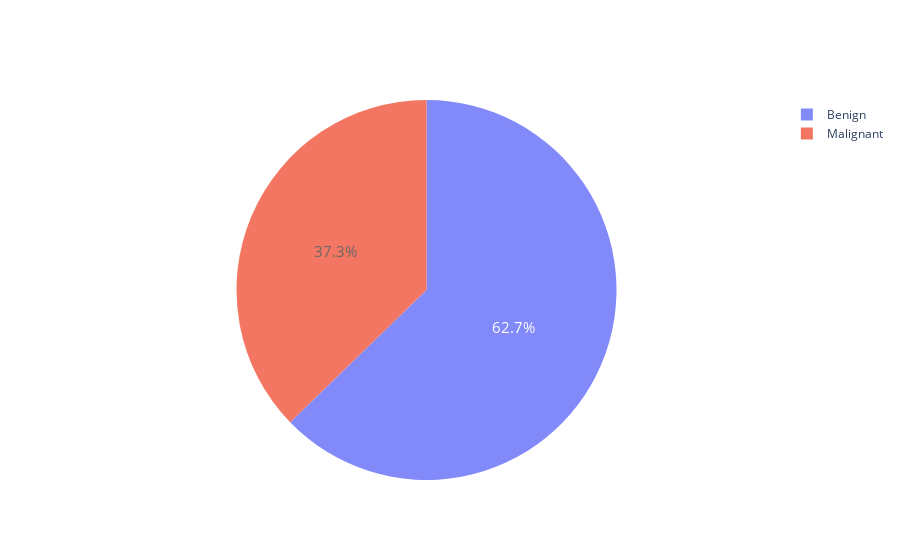

Notebook code cell kept with this figure:
### Code cell
B, M = df['diagnosis'].value_counts()
trace1 = go.Bar(y = (M, B), x = ['malignant', 'benign'],opacity = 0.8)


trace2 = go.Pie(labels = ['Benign','Malignant'], values = df['diagnosis'].value_counts(), 
               textfont=dict(size=15), opacity = 0.8)


py.iplot([trace2])

### Figure 1 — Plotly figure (JSON) as saved in the notebook; plotly's stock layout.template omitted (floating-point values rounded to 4 significant figures)
{"data": [{"labels": ["Benign", "Malignant"], "opacity": 0.8, "textfont": {"size": 15}, "type": "pie", "values": [357, 212]}], "layout": {}}
